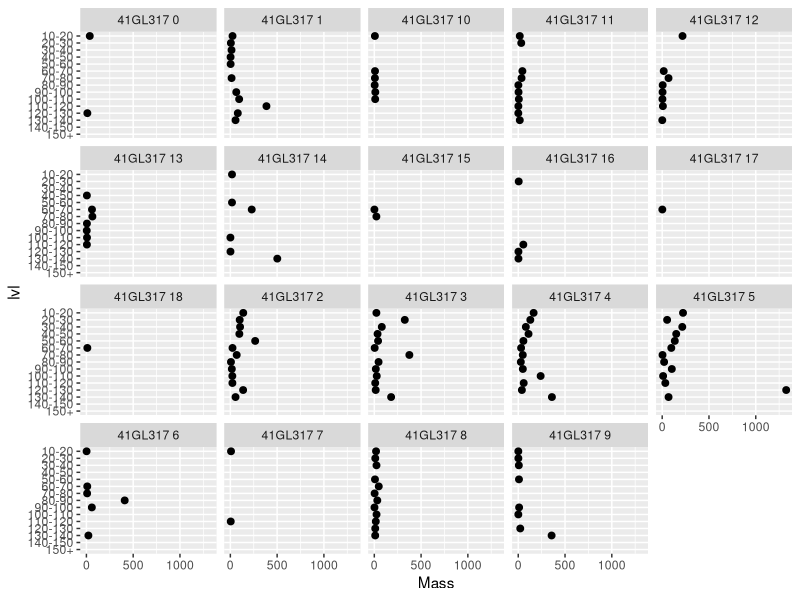
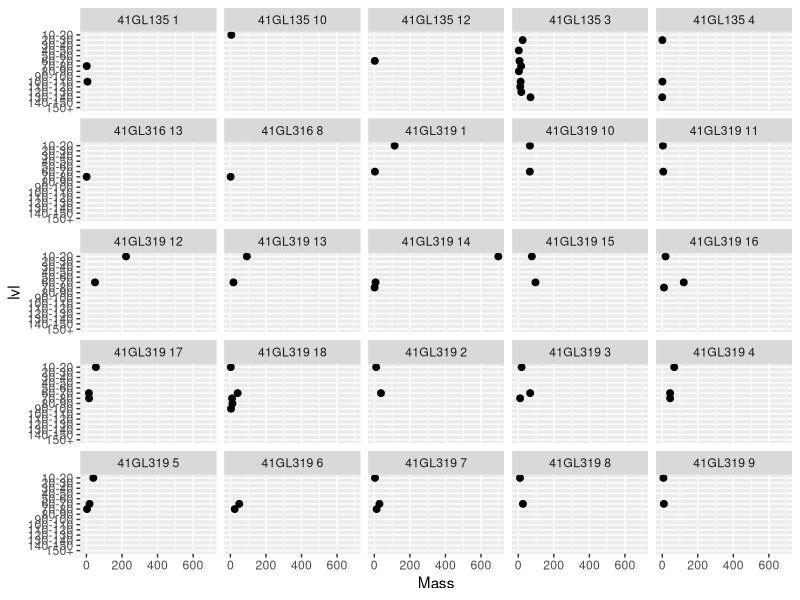

Write the R code that produced these figures, in order.
library(here)
library(readxl)
library(ggplot2)
library(vegan)
setwd(here::here())
d<-read_xlsx("LBJ attribute data.xlsx", sheet=1)

# Setting up appropriate factor level orders, making sure things are numeric, etc.

head(d)
pattern<-"EPA|MaxLength|MaxWidth|MaxThickness|TechLength|MaxTechWidth|MidThickness|PlatformWidth|PlatformThickness"
d[,grep(pattern,names(d))]

d$EPA<-as.numeric(d$EPA)
depths<-as.character(unique(sort(d$DepthStartcmbd, decreasing=FALSE)))

d$DepthStartcmbd<-as.character(d$DepthStartcmbd)
d$DepthStartcmbd<-factor(d$DepthStartcmbd, 
                     levels = c(depths))

d$CortexArea<-factor(d$CortexArea, 
                         levels = c("0%","1-24%","25-49%","50-74%","75-99%","100%"))

d$context<-paste(d$SITE,d$Provenience,sep=" ")

grp.list<-list(c(seq(0,9,by=1)),
               c(seq(10,19,by=1)),
               c(seq(20,29,by=1)),
               c(seq(30,39,by=1)),
               c(seq(40,49,by=1)),
               c(seq(50,59,by=1)),
               c(seq(60,69,by=1)),
               c(seq(70,79,by=1)),
               c(seq(80,89,by=1)),
               c(seq(90,99,by=1)),
               c(seq(100,109,by=1)),
               c(seq(110,119,by=1)),
               c(seq(120,129,by=1)),
               c(seq(130,139,by=1)),
               c(seq(140,149,by=1)),
               c(seq(150,159,by=1)))

grp.labs<-c("10-20",
            "10-20",
            "20-30",
            "30-40",
            "40-50",
            "50-60",
            "60-70",
            "70-80",
            "80-90",
            "90-100",
            "100-110",
            "110-120",
            "120-130",
            "130-140",
            "140-150",
            "150+")


d$lvl<-NA
data<-d
for(i in 1:length(grp.list)){
  data$lvl[which(data$DepthStartcmbd %in% grp.list[[i]])]<-grp.labs[i]
}
data$lvl<-as.factor(data$lvl)
levels(data$lvl)<-grp.labs


diversity(table(d$Munsell), "shannon")
diversity(table(d$Munsell), "simpson")
diversity(table(d$Munsell), "invsimpson")

GL317<-data[which(data$SITE=="41GL317"),]
title<-paste("GL317", "Weights recorded in levels", collapse=" ")
pdf(paste(title,".pdf",collapse=""), width=8, height =7)
ggplot(data=GL317, aes(x=Mass,y=lvl)) +
  stat_summary(fun = sum, na.rm = TRUE, color = 'black', geom ='line', size=1.2) +
  stat_summary(fun = sum, na.rm = TRUE, color = 'black', geom ='point', size=2) +
  scale_y_discrete(limits = rev(levels(data$lvl)))+ facet_wrap(~context) 
dev.off()



notGL317<-data[which(data$SITE!="41GL317"),]
title<-paste("NonGL317", "Weights recorded in levels", collapse=" ")
pdf(paste(title,".pdf",collapse=""), width=8, height =7)
ggplot(data=notGL317, aes(x=Mass,y=lvl)) +
  stat_summary(fun = sum, na.rm = TRUE, color = 'black', geom ='line', size=1.2) +
  stat_summary(fun = sum, na.rm = TRUE, color = 'black', geom ='point', size=2) +
  scale_y_discrete(limits = rev(levels(data$lvl)))+ facet_wrap(~context) 

dev.off()

